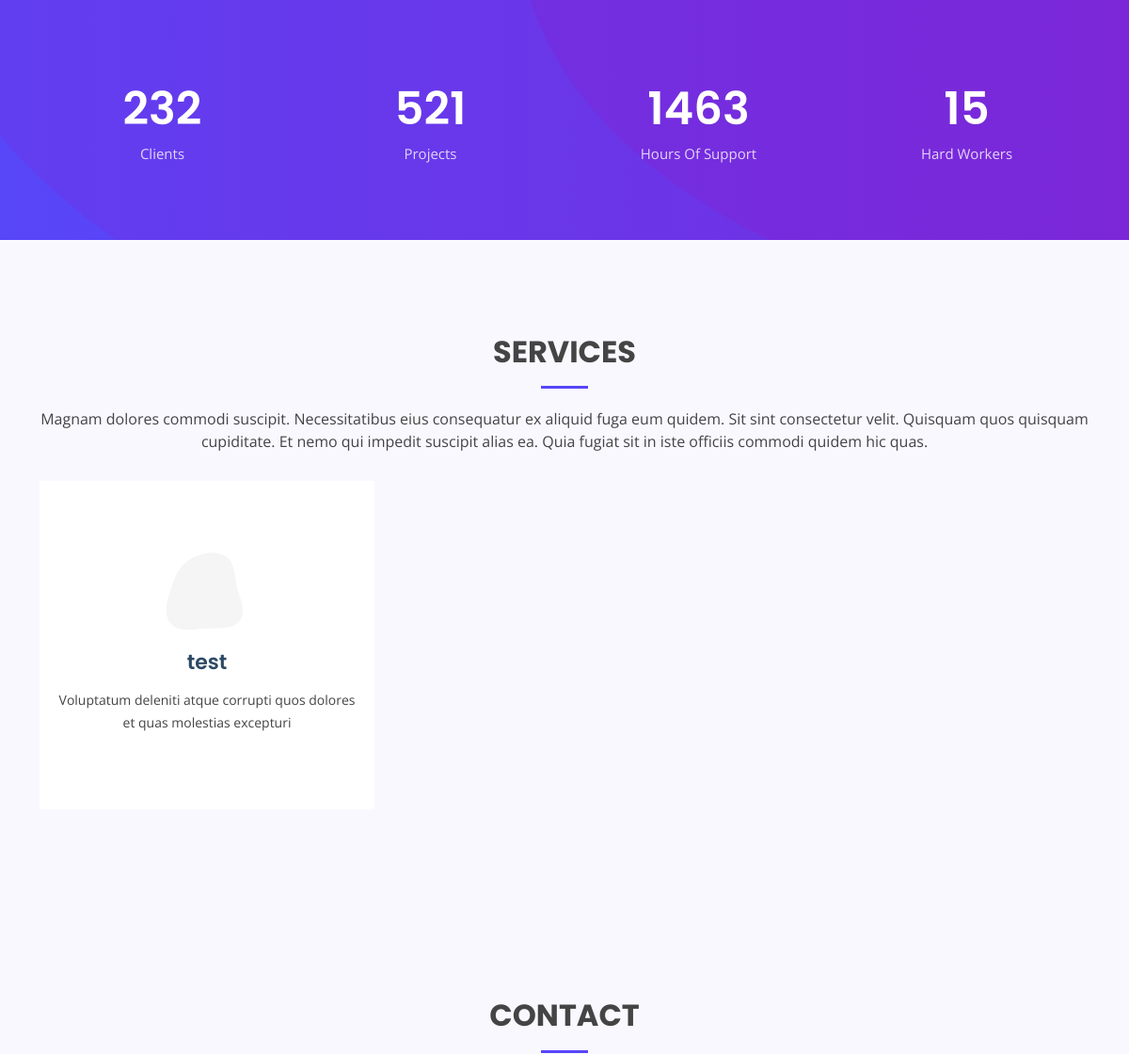
/ (upper part), run on an earlier commit of the app's database.
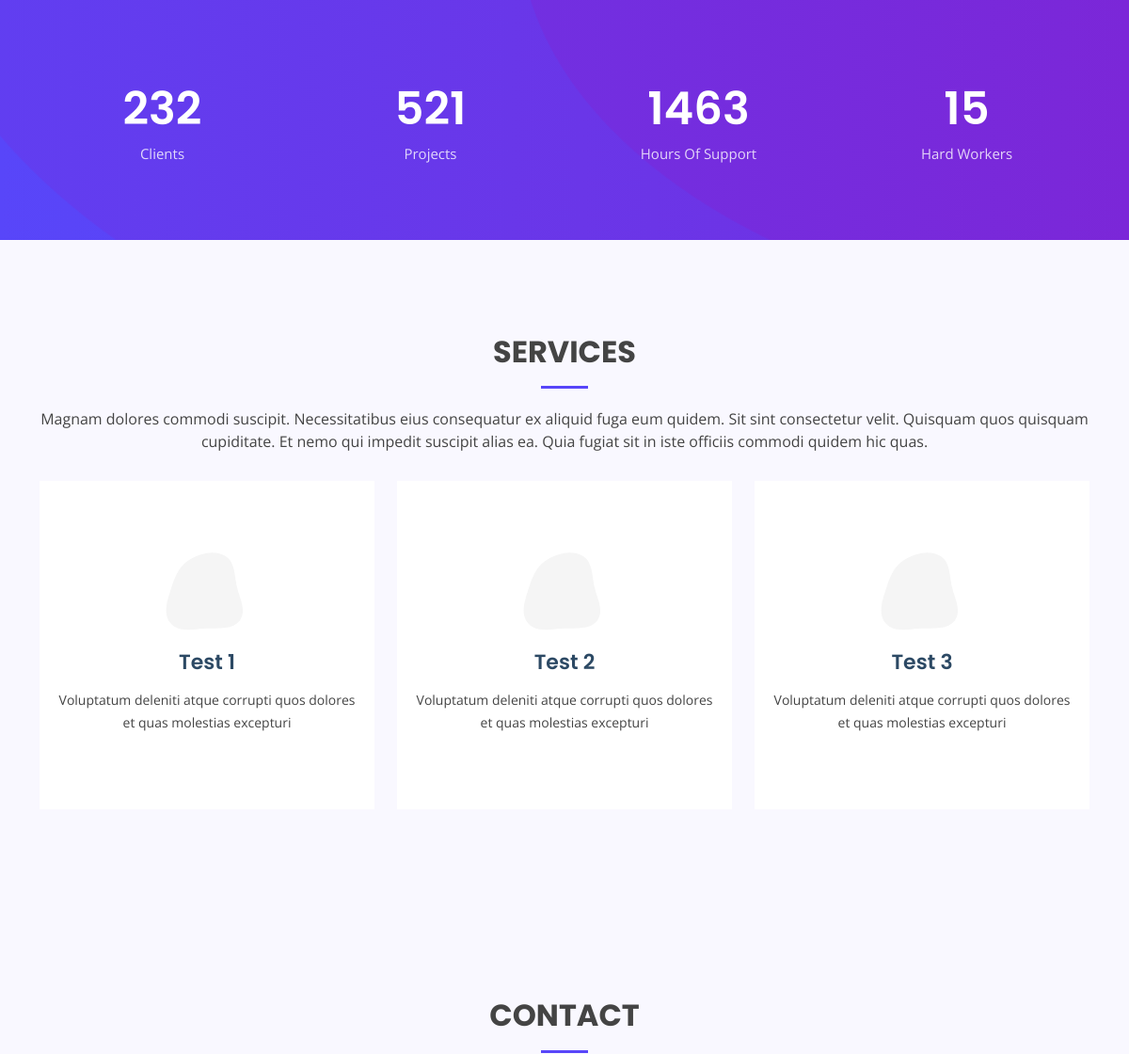
And on a later commit of the database.
### dashboard/blog/models.py (models this page shows, shortened)
class Categories(models.Model):
    name = models.CharField(max_length=100, unique=True)
    fecha_creacion = models.DateTimeField(auto_now_add=True)

### app/views.py (the view)
def index(request):
    categories = Categories.objects.all()
    data = {
        'categories' : categories
    }
    return render(request, 'app/index.html', data)

### templates/app/index.html (shortened to what this page needs)
{% load static %}
<!DOCTYPE html>
<html lang="en">
<head>
    <link href="{% static 'assets/vendor/aos/aos.css' %}" rel="stylesheet">
    <link href="{% static 'assets/vendor/bootstrap/css/bootstrap.min.css' %}" rel="stylesheet">
    <link href="{% static 'assets/vendor/glightbox/css/glightbox.min.css' %}" rel="stylesheet">
    <link href="{% static 'assets/css/style.css' %}" rel="stylesheet">
</head>
<body>
    <main id="main">
        <section id="counts" class="counts">
        <div class="container">
            <div class="row counters">
            <div class="col-lg-3 col-6 text-center">
                <span data-purecounter-start="0" data-purecounter-end="232" data-purecounter-duration="1" class="purecounter"></span>
                <p>Clients</p>
            </div>
            <div class="col-lg-3 col-6 text-center">
                <span data-purecounter-start="0" data-purecounter-end="521" data-purecounter-duration="1" class="purecounter"></span>
                <p>Projects</p>
            </div>
            <div class="col-lg-3 col-6 text-center">
                <span data-purecounter-start="0" data-purecounter-end="1463" data-purecounter-duration="1" class="purecounter"></span>
                <p>Hours Of Support</p>
            </div>
            <div class="col-lg-3 col-6 text-center">
                <span data-purecounter-start="0" data-purecounter-end="15" data-purecounter-duration="1" class="purecounter"></span>
                <p>Hard Workers</p>
            </div>
            </div>
        </div>
        </section>
        <section id="services" class="services section-bg">
        <div class="container" data-aos="fade-up">
            <div class="section-title">
            <h2>Services</h2>
            <p>Magnam dolores commodi suscipit. Necessitatibus eius consequatur ex aliquid fuga eum quidem. Sit sint consectetur velit. Quisquam quos quisquam cupiditate. Et nemo qui impedit suscipit alias ea. Quia fugiat sit in iste officiis commodi quidem hic quas.</p>
            </div>
            <div class="row gy-4">
                {% for categorie in categories %}
                    <div class="col-lg-4 col-md-6 d-flex align-items-stretch" data-aos="zoom-in" data-aos-delay="100">
                        <div class="icon-box iconbox-blue">
                        <div class="icon">
                        </div>
                        <h4><a href="">{{ categorie.name }}</a></h4>
                        <p>Voluptatum deleniti atque corrupti quos dolores et quas molestias excepturi</p>
                        </div>
                    </div>
                {% endfor %}
            </div>
        </div>
        </section>
        <section id="contact" class="contact section-bg">
        <div class="container" data-aos="fade-up">
            <div class="section-title">
            <h2>Contact</h2>
            </div>
        </div>
        </section>
   </main>
</body>
</html>

What changed in the data, as far as the page shows it:
removed Categories: name "test"
added Categories: name "Test 1"
added Categories: name "Test 2"
added Categories: name "Test 3"
